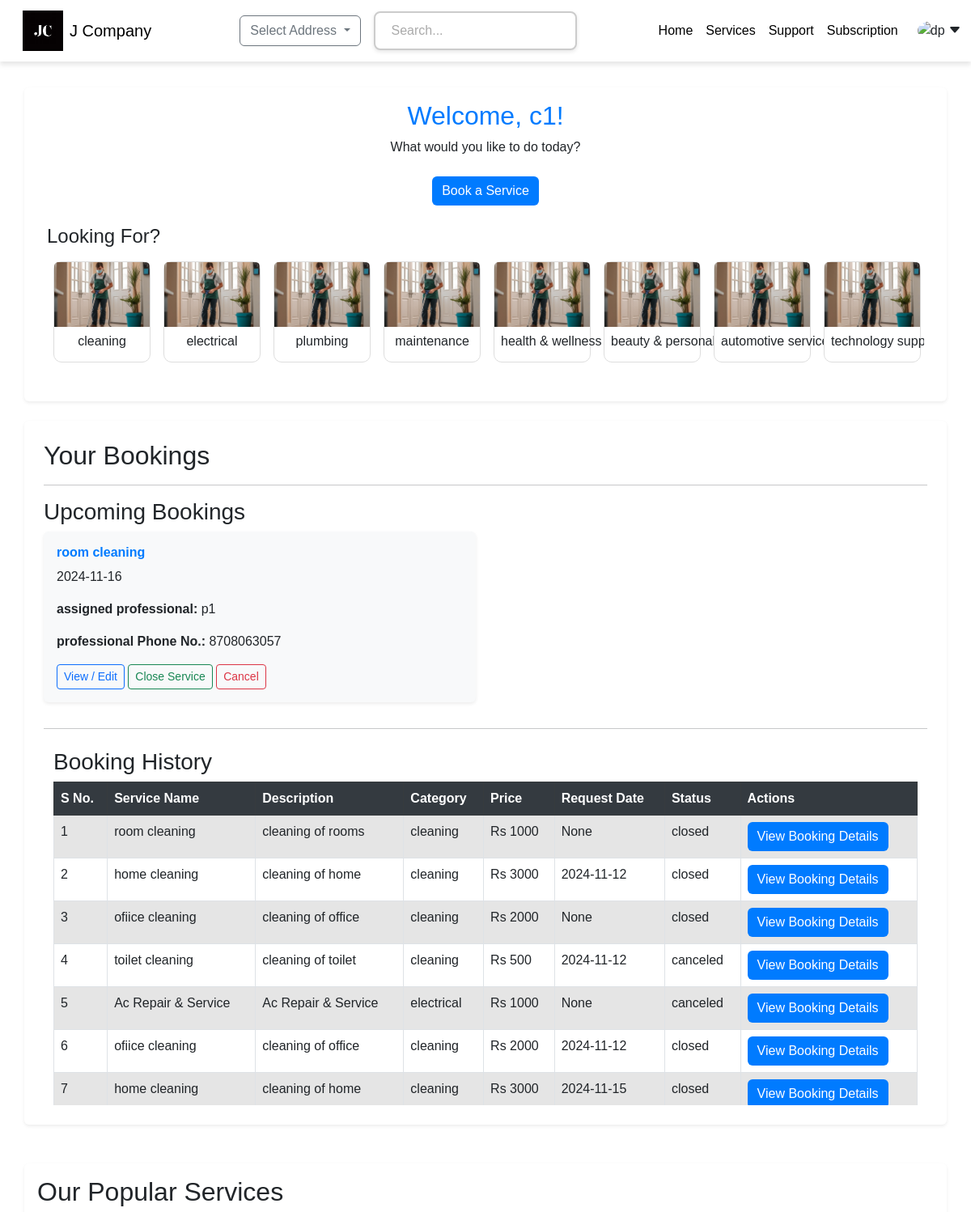
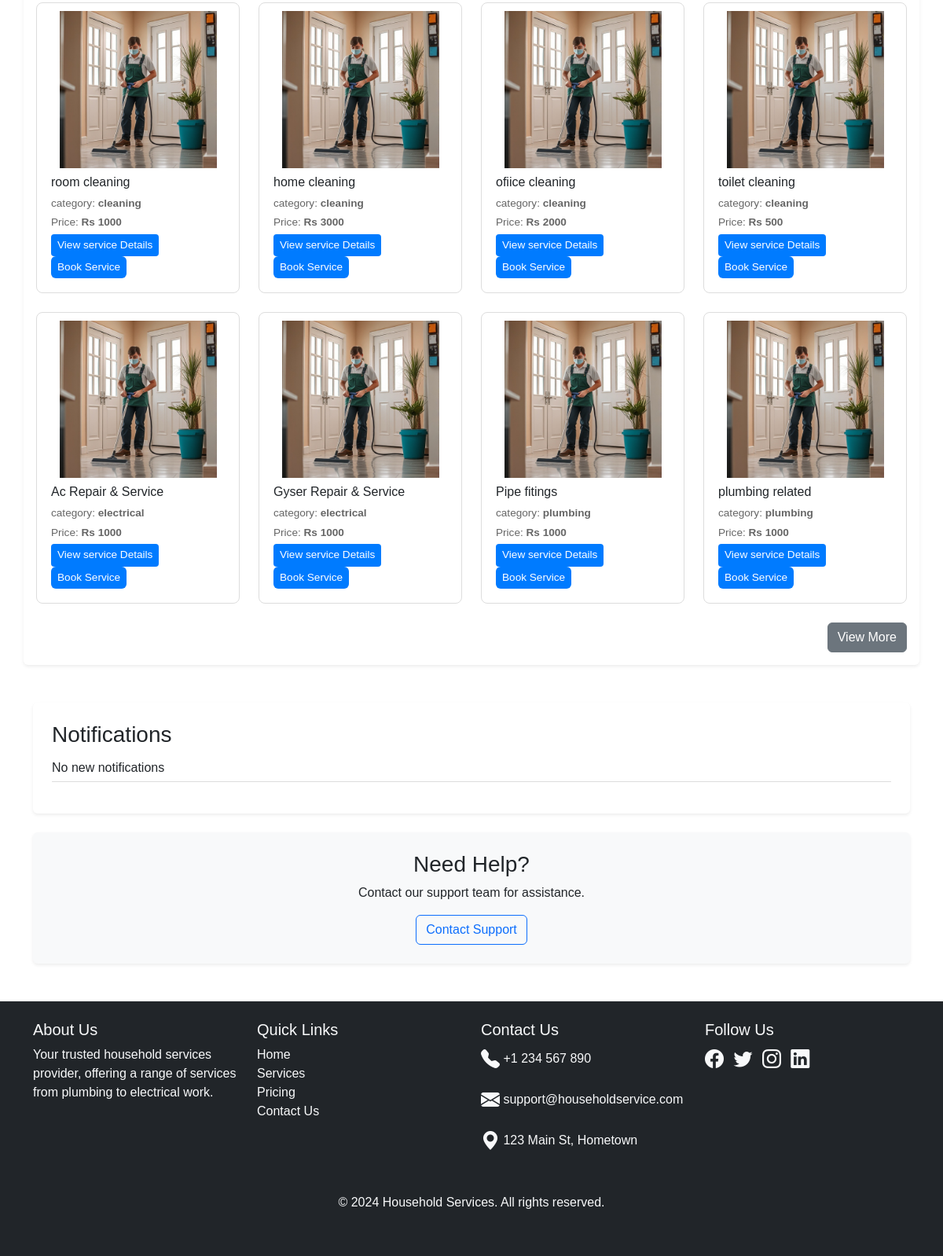
Screenshot of /customer/dashboard (signed in) with the database file from the repository (2 pictures, top to bottom).
### app.py (models this page shows, shortened)
class  ServiceCategory(db.Model):
    __tablename__   = "ServiceCategory"
    id              = db.Column(db.Integer, primary_key=True,  autoincrement=True)
    name            = db.Column(db.String(), nullable=False)  # category name
    services        = db.relationship("Services" ,  backref="category"  ,lazy=True, cascade="all,delete" )
    created_at      = db.Column(db.Date ,default = datetime.utcnow )

class Bookings(db.Model):
    __tablename__   = "Bookings"
    id              = db.Column(db.Integer, primary_key=True , autoincrement=True)
    cust_id         = db.Column(db.String(), db.ForeignKey("User.uuid") )
    professional_id = db.Column(db.String() , db.ForeignKey("Professional.uuid") )
    service_id      = db.Column(db.Integer, db.ForeignKey("Services.id") )
    status          = db.Column(db.String(), nullable=False ,default = "active")
    booking_date    = db.Column(db.Date, nullable=False ,  default = datetime.utcnow)
    request_date     = db.Column(db.Date)
    completion_date = db.Column(db.Date)
    feedback        = db.Column(db.String())
    rating          = db.Column(db.Integer, default=0)
    service = db.relationship("Services", backref="bookings", lazy=True )
    customer = db.relationship("User", back_populates="customer_bookings", lazy=True)   #customer
    professional = db.relationship("Professional" , backref="bookings" ,  lazy=True)
    updated_at      = db.Column(db.Date, default = datetime.utcnow )

class Services(db.Model):
    __tablename__   = "Services"
    id              = db.Column(db.Integer, primary_key=True , autoincrement=True)
    name            = db.Column(db.String(), nullable=False)
    description     = db.Column(db.String(), nullable=False)
    category_id     = db.Column(db.Integer, db.ForeignKey("ServiceCategory.id"), nullable=False)
    price           = db.Column(db.Integer, nullable=False)
    duration        = db.Column(db.Integer, nullable=False)
    rated_services  = db.Column(db.Integer, default=0 )
    rating_sum      = db.Column(db.Integer, default=0 )
    status          = db.Column(db.Boolean, default =True ) # service_status = active/inactive
    created_at      = db.Column(db.Date,default = datetime.utcnow)
    updated_at      = db.Column(db.Date,default = datetime.utcnow )

class User(db.Model):
    __tablename__= "User"
    uuid         = db.Column(db.String(), primary_key=True)
    email        = db.Column(db.String(), nullable =False , unique = True )
    password     = db.Column(db.String(), nullable=False)
    firstname    = db.Column(db.String(), nullable=False)
    lastname     = db.Column(db.String(), nullable=False)
    address      = db.Column(db.String(), nullable=False)
    pincode      = db.Column(db.Integer, nullable=False)
    role_id      = db.Column(db.Integer, nullable=False)  # 1 - admin , 2 - Professional , 3- customer
    phone_number = db.Column(db.Integer, nullable=False)
    created_at   = db.Column(db.Date, default = datetime.utcnow)
    updated_at   = db.Column(db.Date, default = datetime.utcnow )
    profile_image= db.Column(db.String() )
    customer_bookings = db.relationship('Bookings', foreign_keys='Bookings.cust_id', back_populates='customer', lazy=True)

### app.py (the view)
@app.route("/customer/dashboard", methods=["GET"])
def customer_dashboard():
    if "firstname" in session:
        user = User.query.filter_by(email=session["email"]).first()
        if user:
            categories=ServiceCategory.query.all()
            services = Services.query.limit(8).all()
            all_bookings = [booking for booking in user.customer_bookings ]
            upcoming_bookings = [booking for booking in user.customer_bookings if (not booking.completion_date and booking.status != "canceled")]
            return render_template("/customer/customer_dashboard.html", services=services ,all_bookings=all_bookings, upcoming_bookings=upcoming_bookings ,categories=categories)
        else:
            flash("User not found", "error")
            return redirect('/')
    else:
        flash("You are not signed in", "error")
        return redirect('/')

### templates/customer/customer_dashboard.html (shortened to what this page needs)
{% extends "base2.html" %}
{%block head%}
    <link
      href="{{url_for('static',filename='css/customer_dasboard.css')}}"
      rel="stylesheet"
    />
{%endblock%}
{% block content %}
    <div class="welcome-section container p-3 mt-5 mb-4 bg-white rounded shadow-sm text-center">
        <h2>Welcome, {{ session.firstname }}!</h2>
        <p>What would you like to do today?</p>
        <a href="/view_service" class="btn btn-primary mt-2">Book a Service</a>
        <div class="container my-4">
            <h4 style="text-align: left;">Looking For?</h4>
            <div class="scrolling-wrapper d-flex flex-row overflow-auto">
                {% for category in categories %}
                <div class="card category-card text-center m-2" style="width: 120px; flex-shrink: 0;">
                    <a href="/view_services/{{ category.id }}" class="text-decoration-none text-dark">
                        <img src="{{ url_for('static', filename='/pic/service_pic_6.jpg') }}" class="card-img-top" alt="{{ category.name }}" style="height: 80px; object-fit: cover;">
                        <div class="card-body p-2">
                            <h6>{{ category.name }}</h6>
                        </div>
                    </a>
                </div>
                {% endfor %}
            </div>
        </div>
    </div>
        <div id="mybooking"  class="booking-section container p-4 mb-4 bg-white rounded shadow-sm">
            <h2>Your Bookings</h2>
            <hr>
            <div class="row">
                <h3>Upcoming Bookings</h3>
                {% for booking in upcoming_bookings %}
                <div class="col-md-6">
                    <div class="booking-item mb-3 p-3 bg-light rounded shadow-sm">
                        <h6>{{booking.service.name}}</h6>
                        {% if booking.service %}
                            <p>{{booking.request_date}}</p>
                        {% else %}
                            <em colspan="4">Service no longer available</em>
                        {% endif %}
                        {% if booking.professional %}
                        <p><strong>assigned professional:</strong> {{booking.professional.user.firstname}}</p>
                        <p><strong>professional Phone No.:</strong> {{booking.professional.user.phone_number}}</p>
                        {% else %}
                        <p>professional not assigned yet</p>
                        {% endif %}
                        <button type="button" class="btn btn-outline-primary btn-sm" data-bs-toggle="modal" data-bs-target="#bookingDetailsModal{{ booking.id }}">
                            View / Edit
                        </button>
                        {% if booking.professional_id %}
                        <button class="btn btn-outline-success btn-sm" data-bs-toggle="modal" data-bs-target="#close_booking{{booking.id}}">
                            Close Service
                        </button>
                        {% endif %}
                        <a class="btn btn-outline-danger btn-sm" data-bs-toggle="modal" data-bs-target="#confirm_cancel{{booking.id}}">Cancel</a >
                    </div>
                </div>
                {% endfor %}
            </div>
            <hr>
            <div class="container mt-4">
                <h3>Booking History</h3>
                <div class="table-responsive" style="max-height: 400px; overflow-y: auto;">
                    <table class="table table-bordered table-hover">
                        <thead class="table-dark">
                            <tr>
                                <th>S No.</th>
                                <th>Service Name</th>
                                <th>Description</th>
                                <th>Category</th>
                                <th>Price</th>
                                <th>Request Date</th>
                                <th>Status</th>
                                <th>Actions</th>
                            </tr>
                        </thead>
                        <tbody>
                            {% if all_bookings %}
                                {% for booking in all_bookings %}
                                    <tr class="{% if loop.index % 2 == 0 %}table-white {% else %}table-active{% endif %}" >
                                        <td>{{ loop.index }}</td>
                                        <td>{{ booking.service.name }}</td>
                                        <td>{{ booking.service.description }}</td>
                                        <td>{{ booking.service.category.name }}</td>
                                        <td>Rs {{ booking.service.price }}</td>
                                        <td>{{ booking.request_date }}</td>
                                        <td>{{ booking.status }}</td>
                                        <td>
                                        <button type="button" class="btn btn-primary" data-bs-toggle="modal" data-bs-target="#bookingDetailsModal{{ booking.id }}">
                                            View Booking Details
                                        </button>
                                        </td>
                                    </tr>
                                {% endfor %}
                            {% else %}
                                <tr>
                                    <td colspan="7">No past bookings available.</td>
                                </tr>
                            {% endif %}
                        </tbody>
                    </table>
                </div>
            </div>
        </div>
    <div class="container mt-5 p-3 bg-white rounded shadow-sm">
        <h2>Our Popular Services</h2>
        <div class="row">
            {% for service in services[:8] %}
            <div class="col-md-3 mb-4">
                <div class="card bg-white service-card h-100">
                    <img src="{{ url_for('static', filename='/pic/service_pic_6.jpg') }}" class="card-img-top" alt="Service Image">
                    <div class="card-body">
                        <h5 class="card-title">{{ service.name }}</h5>
                        <p class="card-text">category: <strong>{{ service.category.name }}</strong></p>
                        <p class="card-text">Price: <strong>Rs {{ service.price }}</strong></p>
                        <a href="{{ url_for('view_service', service_id=service.id) }}" class="btn btn-primary btn-sm">View service Details</a>
                        <button type="button" class="btn btn-primary" data-bs-toggle="modal" data-bs-target="#bookingModal{{ service.id }}">
                            Book Service
                        </button>
                    </div>
                </div>
            </div>
            {% endfor %}
        </div>
        <div class="text-end">
            <a href="/viewservice" class="btn btn-secondary">View More</a>
        </div>
    </div>
    <div class="container my-5">
        <div class="notifications p-4 mb-4 bg-white rounded shadow-sm">
            <h3>Notifications</h3>
            <ul>
                <li>No new notifications</li>
            </ul>
        </div>
        <div class="customer-support p-4 bg-light rounded shadow-sm text-center">
            <h3>Need Help?</h3>
            <p>Contact our support team for assistance.</p>
            <a href="/support" class="btn btn-outline-primary">Contact Support</a>
        </div>
    </div>
{% endblock %}

### templates/base2.html (shortened to what this page needs)
<!DOCTYPE html>
<html lang="en">
  <head>
    <link
      href="https://cdnjs.cloudflare.com/ajax/libs/bootstrap/5.3.0/css/bootstrap.min.css"
      rel="stylesheet"
    />
    <link
      href="https://cdnjs.cloudflare.com/ajax/libs/bootstrap-icons/1.10.0/font/bootstrap-icons.min.css"
      rel="stylesheet"
    />
    <link
      href="{{url_for('static',filename='css/base2.css')}}"
      rel="stylesheet"
    />
    {%block head%}
    {%endblock%}
  </head>
  <body>
    <nav class="navbar navbar-expand-lg">
      <div class="container-fluid">
        <a class="navbar-brand d-flex align-items-center ms-3" href="/">
          <img
            src="{{url_for('static' , filename='pic/JC_logo.png')}}"
            alt="Logo"
            class="me-2 navbar-logo"
          />
          <span>J Company</span>
        </a>
        <div
          class="collapse navbar-collapse justify-content-center"
          id="navbarNav"
        >
          <div class="navbar-center">
            <div class="dropdown me-3">
              <button
                class="btn btn-outline-secondary dropdown-toggle"
                type="button"
                id="addressDropdown"
                data-bs-toggle="dropdown"
                aria-expanded="false"
              >
                Select Address
              </button>
            </div>
            <form id="search-form" action="/search" method="GET" class="d-inline-block position-relative">
              <input
                type="text"
                class="search-bar"
                id="search-input"
                placeholder="Search..."
                required
              />
            </form>
          </div>
        </div>
        <div class="d-flex align-items-center">
          <ul class="navbar-nav me-3">
            <li class="nav-item">
              <a class="nav-link underline-effect" href="/">Home</a>
            </li>
            <li class="nav-item">
              <a class="nav-link underline-effect" href="#services">Services</a>
            </li>
            <li class="nav-item">
              <a class="nav-link underline-effect" href="#support">Support</a>
            </li>
            <li class="nav-item">
              <a class="nav-link underline-effect" href="#subscription"
                >Subscription</a
              >
            </li>
          </ul>
          {%if session['signedin']%}
          <div class="dropdown">
            <img
              src="https://lh3.googleusercontent.com/lNYd4dMKDTYzZdZi0dJDOvoRwjgzOdo6w5EGB_YKv308rIEEC87NKH6fn0P-JBjZwVjWrCqdErK3LV_-jjunjGEBZ1P8lrbWaRE0vZtH=s192"
              class="rounded-circle profile-pic"
              alt="dp"
              data-bs-toggle="dropdown"
              aria-expanded="false"
            />
            <i class="bi bi-caret-down-fill"></i>
          </div>
          {%endif%}
        </div>
      </div>
    </nav>
    {% block content %} {% endblock %}
    <footer class="bg-dark text-light pt-4">
      <div class="container">
        <div class="row">
          <div class="col-md-3 mb-3">
            <h5>About Us</h5>
            <p>
              Your trusted household services provider, offering a range of
              services from plumbing to electrical work.
            </p>
          </div>
          <div class="col-md-3 mb-3">
            <h5>Quick Links</h5>
            <ul class="list-unstyled">
              <li><a href="#" class="text-light">Home</a></li>
              <li><a href="#" class="text-light">Services</a></li>
              <li><a href="#" class="text-light">Pricing</a></li>
              <li><a href="#" class="text-light">Contact Us</a></li>
            </ul>
          </div>
          <div class="col-md-3 mb-3">
            <h5>Contact Us</h5>
            <p><i class="bi bi-telephone-fill"></i> +1 234 567 890</p>
            <p>
              <i class="bi bi-envelope-fill"></i> support@householdservice.com
            </p>
            <p><i class="bi bi-geo-alt-fill"></i> 123 Main St, Hometown</p>
          </div>
          <div class="col-md-3 mb-3">
            <h5>Follow Us</h5>
            <a href="#" class="text-light me-2"
              ><i class="bi bi-facebook"></i
            ></a>
            <a href="#" class="text-light me-2"
              ><i class="bi bi-twitter"></i
            ></a>
            <a href="#" class="text-light me-2"
              ><i class="bi bi-instagram"></i
            ></a>
            <a href="#" class="text-light"><i class="bi bi-linkedin"></i></a>
          </div>
        </div>
        <div class="text-center mt-3">
          <p>&copy; 2024 Household Services. All rights reserved.</p>
        </div>
      </div>
    </footer>
  </body>
</html>

### rows the page displays
ServiceCategory: name "cleaning"
ServiceCategory: name "electrical"
ServiceCategory: name "plumbing"
ServiceCategory: name "maintenance"
ServiceCategory: name "health & wellness"
ServiceCategory: name "beauty & personal care"
ServiceCategory: name "automotive services"
ServiceCategory: name "technology…"
Bookings: service.name "room cleaning", request_date "2024-11-16", professional.user.firstname "p1", professional.user.phone_number "8708063057"
Bookings: service.name "room cleaning", service.description "cleaning of rooms", service.category.name "cleaning", service.price "1000", request_date "None", status "closed"
Bookings: service.name "home cleaning", service.description "cleaning of home", service.category.name "cleaning", service.price "3000", request_date "2024-11-12", status "closed"
Bookings: service.name "ofiice cleaning", service.description "cleaning of office", service.category.name "cleaning", service.price "2000", request_date "None", status "closed"
Bookings: service.name "toilet cleaning", service.description "cleaning of toilet", service.category.name "cleaning", service.price "500", request_date "2024-11-12", status "canceled"
Bookings: service.name "Ac Repair & Service", service.description "Ac Repair & Service", service.category.name "electrical", service.price "1000", request_date "None", status "canceled"
Bookings: service.name "ofiice cleaning", service.description "cleaning of office", service.category.name "cleaning", service.price "2000", request_date "2024-11-12", status "closed"
Bookings: service.name "home cleaning", service.description "cleaning of home", service.category.name "cleaning", service.price "3000", request_date "2024-11-15", status "closed"
Services: name "room cleaning", category.name "cleaning", price "1000"
Services: name "home cleaning", category.name "cleaning", price "3000"
Services: name "ofiice cleaning", category.name "cleaning", price "2000"
Services: name "toilet cleaning", category.name "cleaning", price "500"
Services: name "Ac Repair & Service", category.name "electrical", price "1000"
Services: name "Gyser Repair & Service", category.name "electrical", price "1000"
Services: name "Pipe fitings", category.name "plumbing", price "1000"
Services: name "plumbing related", category.name "plumbing", price "1000"

### other values shown
{{ session.firstname }} "c1"
